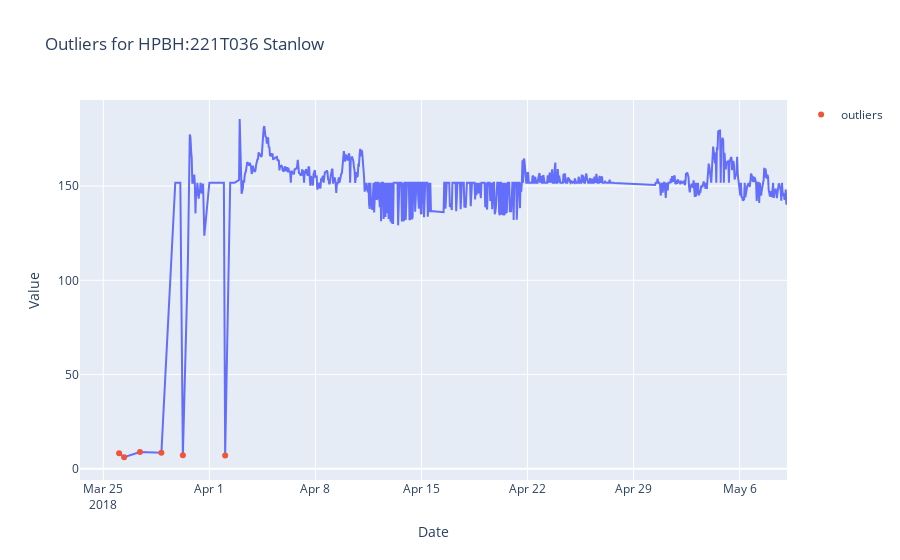

Notebook code for this chart:
### Markdown cell above
detect_outliers() funcion

### Code cell
data_cleansing.detect_outliers(df, col_name=df.columns[10], threshold=3)

### Figure 1 — Plotly figure (JSON) as saved in the notebook; plotly's stock layout.template omitted (floating-point values rounded to 4 significant figures; data arrays with more than 128 entries replaced by an {"elided": "..."} marker saying what was removed)
{"data": [{"hovertemplate": "Date=%{x}<br>HPBH:221T036 Stanlow=%{y}<extra></extra>", "legendgroup": "", "line": {"color": "#636efa", "dash": "solid"}, "marker": {"symbol": "circle"}, "mode": "lines", "name": "", "orientation": "v", "showlegend": false, "type": "scatter", "x": {"elided": "823 str values"}, "xaxis": "x", "y": {"elided": "823 float values"}, "yaxis": "y"}, {"mode": "markers", "name": "outliers", "type": "scatter", "x": ["2018-03-26T01:00:00", "2018-03-26T09:00:00", "2018-03-27T10:00:00", "2018-03-28T20:00:00", "2018-03-30T06:00:00", "2018-04-02T01:00:00"], "y": [8.239, 6.063, 8.879, 8.515, 7.14, 7.04]}], "layout": {"legend": {"tracegroupgap": 0}, "title": {"text": "Outliers for HPBH:221T036 Stanlow"}, "xaxis": {"anchor": "y", "domain": [0, 1], "title": {"text": "Date"}}, "yaxis": {"anchor": "x", "domain": [0, 1], "title": {"text": "Value"}}}}
